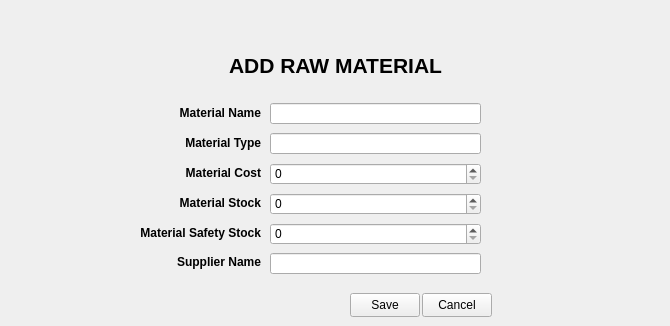
    <widget class="QWidget" name="inventory_add_raw">
     <widget class="QLineEdit" name="add_inventory_Materiel">
      <property name="geometry">
       <rect>
        <x>270</x>
        <y>103</y>
        <width>211</width>
        <height>21</height>
       </rect>
      </property>
     </widget>
     <widget class="QSpinBox" name="add_safety_stock">
      <property name="geometry">
       <rect>
        <x>270</x>
        <y>223</y>
        <width>211</width>
        <height>22</height>
       </rect>
      </property>
      <property name="maximum">
       <number>999999</number>
      </property>
     </widget>
     <widget class="QSpinBox" name="add_material_cost">
      <property name="geometry">
       <rect>
        <x>270</x>
        <y>163</y>
        <width>211</width>
        <height>22</height>
       </rect>
      </property>
      <property name="maximum">
       <number>999999</number>
      </property>
     </widget>
     <widget class="QLabel" name="label_65">
      <property name="geometry">
       <rect>
        <x>160</x>
        <y>103</y>
        <width>101</width>
        <height>21</height>
       </rect>
      </property>
      <property name="text">
       <string>&lt;html&gt;&lt;head/&gt;&lt;body&gt;&lt;p align=&quot;right&quot;&gt;&lt;span style=&quot; font-weight:700;&quot;&gt;Material Name&lt;/span&gt;&lt;/p&gt;&lt;/body&gt;&lt;/html&gt;</string>
      </property>
     </widget>
     <widget class="QLineEdit" name="add_material_supplier">
      <property name="geometry">
       <rect>
        <x>270</x>
        <y>253</y>
        <width>211</width>
        <height>21</height>
       </rect>
      </property>
     </widget>
     <widget class="QLineEdit" name="add_material_type">
      <property name="geometry">
       <rect>
        <x>270</x>
        <y>133</y>
        <width>211</width>
        <height>21</height>
       </rect>
      </property>
      <property name="text">
       <string/>
      </property>
     </widget>
     <widget class="QLabel" name="label_67">
      <property name="geometry">
       <rect>
        <x>110</x>
        <y>223</y>
        <width>151</width>
        <height>21</height>
       </rect>
      </property>
      <property name="text">
       <string>&lt;html&gt;&lt;head/&gt;&lt;body&gt;&lt;p align=&quot;right&quot;&gt;&lt;span style=&quot; font-weight:700;&quot;&gt;Material Safety Stock&lt;/span&gt;&lt;/p&gt;&lt;/body&gt;&lt;/html&gt;</string>
      </property>
     </widget>
     <widget class="QLabel" name="label_68">
      <property name="geometry">
       <rect>
        <x>110</x>
        <y>252</y>
        <width>151</width>
        <height>21</height>
       </rect>
      </property>
      <property name="text">
       <string>&lt;html&gt;&lt;head/&gt;&lt;body&gt;&lt;p align=&quot;right&quot;&gt;&lt;span style=&quot; font-weight:700;&quot;&gt;Supplier Name&lt;/span&gt;&lt;/p&gt;&lt;/body&gt;&lt;/html&gt;</string>
      </property>
     </widget>
     <widget class="QPushButton" name="save_add_raw">
      <property name="geometry">
       <rect>
        <x>350</x>
        <y>293</y>
        <width>70</width>
        <height>24</height>
       </rect>
      </property>
      <property name="text">
       <string>Save</string>
      </property>
     </widget>
     <widget class="QLabel" name="label_72">
      <property name="geometry">
       <rect>
        <x>10</x>
        <y>50</y>
        <width>651</width>
        <height>31</height>
       </rect>
      </property>
      <property name="text">
       <string>&lt;html&gt;&lt;head/&gt;&lt;body&gt;&lt;p align=&quot;center&quot;&gt;&lt;span style=&quot; font-size:16pt; font-weight:700;&quot;&gt;ADD RAW MATERIAL&lt;/span&gt;&lt;/p&gt;&lt;/body&gt;&lt;/html&gt;</string>
      </property>
     </widget>
     <widget class="QLabel" name="label_69">
      <property name="geometry">
       <rect>
        <x>140</x>
        <y>163</y>
        <width>121</width>
        <height>21</height>
       </rect>
      </property>
      <property name="text">
       <string>&lt;html&gt;&lt;head/&gt;&lt;body&gt;&lt;p align=&quot;right&quot;&gt;&lt;span style=&quot; font-weight:700;&quot;&gt;Material Cost&lt;/span&gt;&lt;/p&gt;&lt;/body&gt;&lt;/html&gt;</string>
      </property>
     </widget>
     <widget class="QSpinBox" name="add_material_stock">
      <property name="geometry">
       <rect>
        <x>270</x>
        <y>193</y>
        <width>211</width>
        <height>22</height>
       </rect>
      </property>
      <property name="maximum">
       <number>999999</number>
      </property>
     </widget>
     <widget class="QPushButton" name="cancel_add_raw">
      <property name="geometry">
       <rect>
        <x>422</x>
        <y>293</y>
        <width>70</width>
        <height>24</height>
       </rect>
      </property>
      <property name="text">
       <string>Cancel</string>
      </property>
     </widget>
     <widget class="QLabel" name="label_71">
      <property name="geometry">
       <rect>
        <x>140</x>
        <y>193</y>
        <width>121</width>
        <height>21</height>
       </rect>
      </property>
      <property name="text">
       <string>&lt;html&gt;&lt;head/&gt;&lt;body&gt;&lt;p align=&quot;right&quot;&gt;&lt;span style=&quot; font-weight:700;&quot;&gt;Material Stock&lt;/span&gt;&lt;/p&gt;&lt;/body&gt;&lt;/html&gt;</string>
      </property>
     </widget>
     <widget class="QLabel" name="label_70">
      <property name="geometry">
       <rect>
        <x>150</x>
        <y>133</y>
        <width>111</width>
        <height>21</height>
       </rect>
      </property>
      <property name="text">
       <string>&lt;html&gt;&lt;head/&gt;&lt;body&gt;&lt;p align=&quot;right&quot;&gt;&lt;span style=&quot; font-weight:700;&quot;&gt;Material Type&lt;/span&gt;&lt;/p&gt;&lt;/body&gt;&lt;/html&gt;</string>
      </property>
     </widget>
    </widget>
